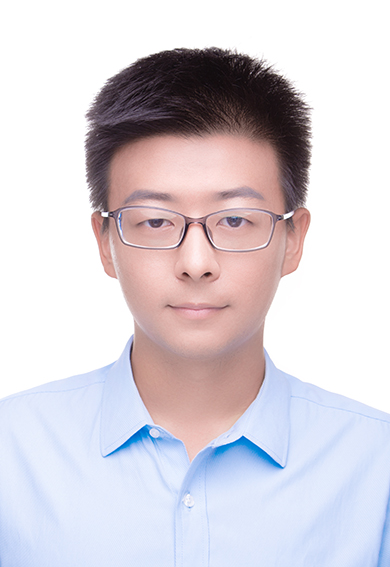
#> input picture web/firstWEB/utils/1.jpg, 390 x 567 px
$ python faceDetect.py
#> lines starting #> are read from the running program, lines starting #| are printed output that depends on the picture; after the words box and inside, x2 and y2 are one past the last pixel; in counts of white or black regions, pixels touching at a corner belong together
import cv2
import base64
import numpy as np
import time

def solveImg(img):
    #print(type(img))
    img_b = base64.b64encode(img.read())
    imD = base64.b64decode(img_b)
    nparr = np.fromstring(imD, np.uint8)
    # cv2.IMREAD_COLOR 以彩色模式读入 1
    # cv2.IMREAD_GRAYSCALE 以灰色模式读入 0
    img = cv2.imdecode(nparr, cv2.IMREAD_COLOR)
#> img is the input picture: shape (567, 390, 3); mean B, G, R 216.2, 209.6, 215.7
    color = (0, 255, 0)
    grey = cv2.cvtColor(img, cv2.COLOR_BGR2GRAY)
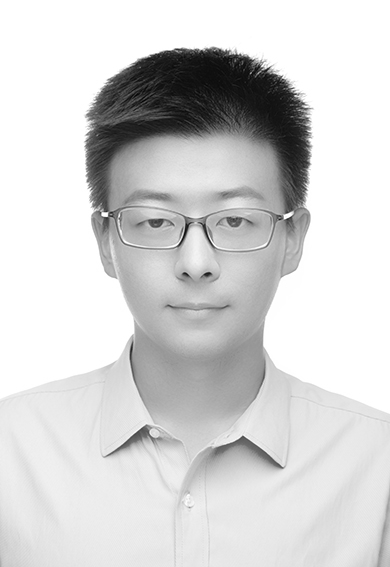
#> grey: shape (567, 390); min 1, max 255, mean 212.2
    #print("当前路径为:", os.getcwd())
    classfierp = "firstWEB\\utils\\haarcascade_frontalface_default.xml"
    # classfierp = "haarcascade_frontalface_default.xml"
    classfier = cv2.CascadeClassifier(classfierp)
    faceRects = classfier.detectMultiScale(grey, scaleFactor=1.2, minNeighbors=3, minSize=(32, 32))
#> faceRects = [[79, 134, 232, 232]]
    if len(faceRects) > 0:
        for faceRects in faceRects:
            x, y, w, h = faceRects
            cv2.rectangle(img, (x - 10, y - 10), (x + w + 10, y + h + 10), color, 3)
#> this loop made 1 pass
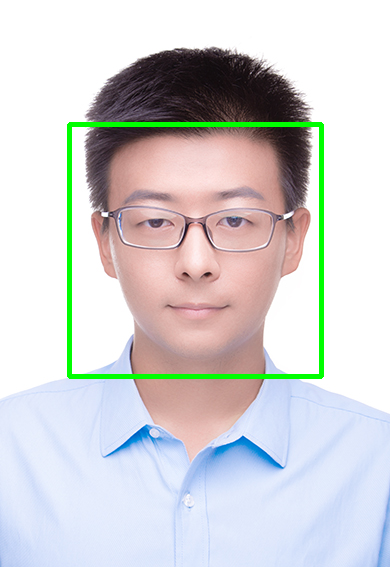
#> img: shape (567, 390, 3); 2.27% of pixels changed, all inside (x1, y1, x2, y2) = (67, 122, 324, 379)
    # cv2.imshow("Find Faces", img)
    # cv2.waitKey(0)
    #print(type(img))
    return img
if __name__ == '__main__':
    img = open('1.jpg', 'rb')
    content = solveImg(img)
    #print(type(content))
    t = time.time()
    name = int(round(t * 1000))
    img_name='./'+str(name)+'.jpg'

    # cv2.imwrite(img_name, content)

$ run again, with web/firstWEB/utils/2.jpeg copied over web/firstWEB/utils/1.jpg
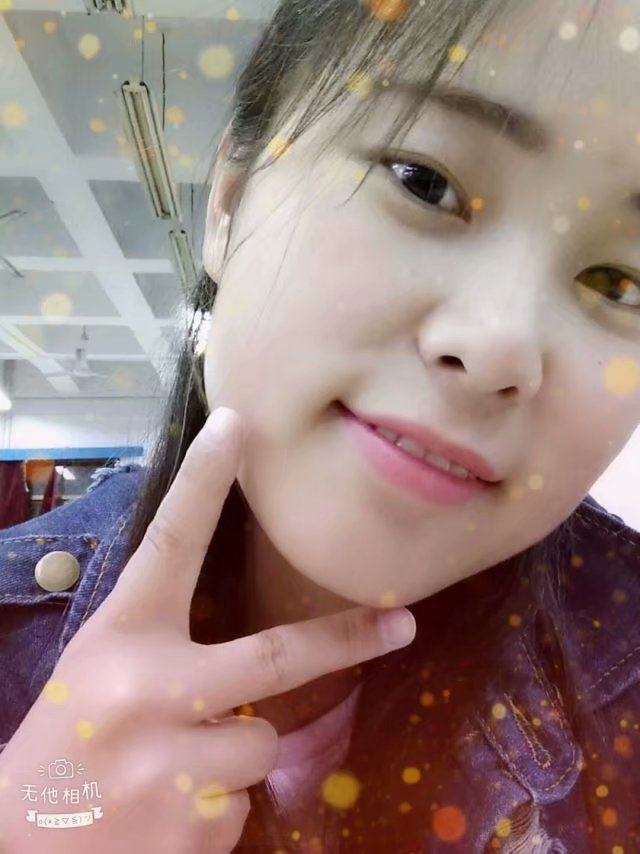
#> input picture web/firstWEB/utils/2.jpeg, 640 x 854 px
#> in solveImg, img is the input picture: shape (854, 640, 3); mean B, G, R 126.3, 130.4, 153
#> in solveImg, `grey = cv2.cvtColor(img, cv2.COLOR_BGR2GRAY)`:
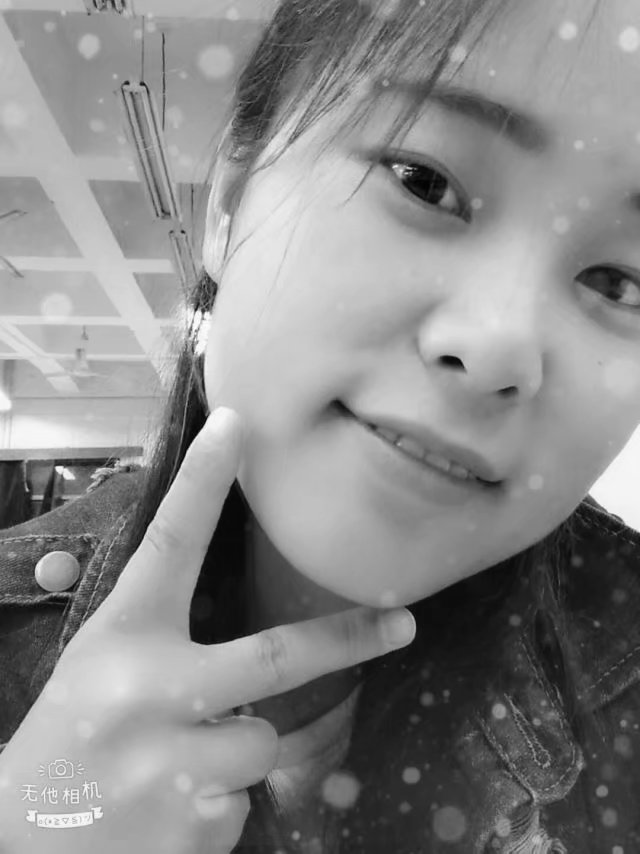
#> grey: shape (854, 640); min 2, max 255, mean 136.7
#> faceRects = ()
